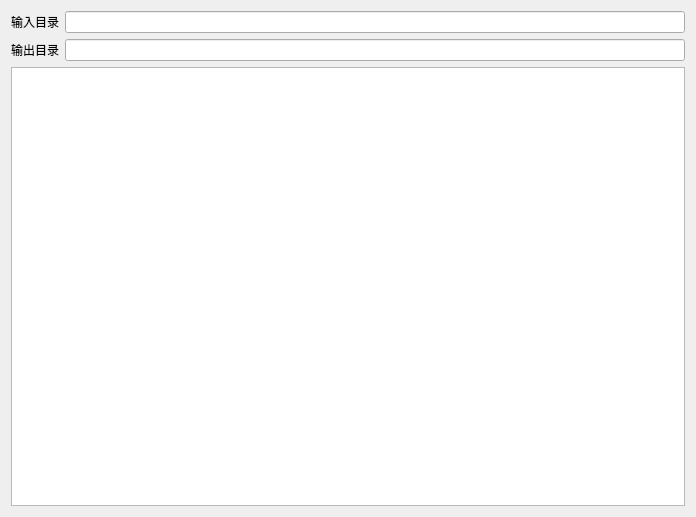
<?xml version="1.0" encoding="UTF-8"?>
<ui version="4.0">
 <class>ImageToIcoPlugin</class>
 <widget class="QWidget" name="ImageToIcoPlugin">
  <property name="geometry">
   <rect>
    <x>0</x>
    <y>0</y>
    <width>696</width>
    <height>517</height>
   </rect>
  </property>
  <property name="windowTitle">
   <string>Form</string>
  </property>
  <layout class="QGridLayout" name="gridLayout">
   <item row="0" column="0">
    <layout class="QHBoxLayout" name="horizontalLayout">
     <item>
      <widget class="QLabel" name="label">
       <property name="text">
        <string>输入目录</string>
       </property>
      </widget>
     </item>
     <item>
      <widget class="LFileLineEdit" name="inLineEdit"/>
     </item>
    </layout>
   </item>
   <item row="1" column="0">
    <layout class="QHBoxLayout" name="horizontalLayout_2">
     <item>
      <widget class="QLabel" name="label_2">
       <property name="text">
        <string>输出目录</string>
       </property>
      </widget>
     </item>
     <item>
      <widget class="LFileLineEdit" name="outLineEdit"/>
     </item>
    </layout>
   </item>
   <item row="2" column="0">
    <widget class="QListWidget" name="listWidget"/>
   </item>
  </layout>
 </widget>
 <customwidgets>
  <customwidget>
   <class>LFileLineEdit</class>
   <extends>QLineEdit</extends>
   <header>LWidget</header>
  </customwidget>
 </customwidgets>
 <resources/>
 <connections/>
</ui>
